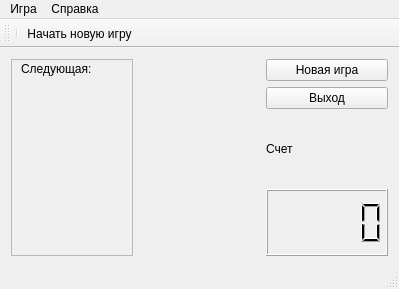
<?xml version="1.0" encoding="UTF-8"?>
<ui version="4.0">
 <class>MainWindow</class>
 <widget class="QMainWindow" name="MainWindow">
  <property name="enabled">
   <bool>true</bool>
  </property>
  <property name="geometry">
   <rect>
    <x>0</x>
    <y>0</y>
    <width>399</width>
    <height>289</height>
   </rect>
  </property>
  <property name="windowIcon">
   <iconset resource="tetrisresourses.qrc">
    <normaloff>:/Images/Images/Tetris.png</normaloff>:/Images/Images/Tetris.png</iconset>
  </property>
  <widget class="QWidget" name="centralWidget">
   <layout class="QHBoxLayout" name="horizontalLayout">
    <item>
     <layout class="QVBoxLayout" name="verticalLayout_3">
      <item>
       <widget class="QFrame" name="frame">
        <property name="frameShape">
         <enum>QFrame::StyledPanel</enum>
        </property>
        <property name="frameShadow">
         <enum>QFrame::Raised</enum>
        </property>
        <widget class="QLabel" name="label_2">
         <property name="geometry">
          <rect>
           <x>10</x>
           <y>0</y>
           <width>111</width>
           <height>20</height>
          </rect>
         </property>
         <property name="text">
          <string>Следующая:</string>
         </property>
        </widget>
        <widget class="NextFigure" name="widget" native="true">
         <property name="geometry">
          <rect>
           <x>0</x>
           <y>30</y>
           <width>81</width>
           <height>111</height>
          </rect>
         </property>
        </widget>
       </widget>
      </item>
     </layout>
    </item>
    <item>
     <layout class="QVBoxLayout" name="verticalLayout_2">
      <item>
       <widget class="GLASS" name="GlassWidget" native="true">
        <property name="focusPolicy">
         <enum>Qt::StrongFocus</enum>
        </property>
        <property name="rows" stdset="0">
         <UInt>10</UInt>
        </property>
        <property name="columns" stdset="0">
         <UInt>20</UInt>
        </property>
       </widget>
      </item>
     </layout>
    </item>
    <item>
     <layout class="QVBoxLayout" name="verticalLayout">
      <item>
       <widget class="QPushButton" name="pushButtonNextGame">
        <property name="text">
         <string>Новая игра</string>
        </property>
       </widget>
      </item>
      <item>
       <widget class="QPushButton" name="pushButtonExit">
        <property name="text">
         <string>Выход</string>
        </property>
       </widget>
      </item>
      <item>
       <widget class="QLabel" name="label">
        <property name="text">
         <string>Счет</string>
        </property>
       </widget>
      </item>
      <item>
       <widget class="QLCDNumber" name="lcdNumber"/>
      </item>
     </layout>
    </item>
   </layout>
  </widget>
  <widget class="QMenuBar" name="menuBar">
   <property name="geometry">
    <rect>
     <x>0</x>
     <y>0</y>
     <width>399</width>
     <height>21</height>
    </rect>
   </property>
   <widget class="QMenu" name="menu">
    <property name="title">
     <string>Игра</string>
    </property>
    <addaction name="action"/>
   </widget>
   <widget class="QMenu" name="menu_2">
    <property name="title">
     <string>Справка</string>
    </property>
    <addaction name="action_2"/>
   </widget>
   <addaction name="menu"/>
   <addaction name="menu_2"/>
  </widget>
  <widget class="QToolBar" name="mainToolBar">
   <attribute name="toolBarArea">
    <enum>TopToolBarArea</enum>
   </attribute>
   <attribute name="toolBarBreak">
    <bool>false</bool>
   </attribute>
   <addaction name="separator"/>
   <addaction name="action"/>
  </widget>
  <widget class="QStatusBar" name="statusBar"/>
  <action name="action">
   <property name="icon">
    <iconset resource="tetrisresourses.qrc">
     <normaloff>:/Images/Images/iconNewGame.ico</normaloff>:/Images/Images/iconNewGame.ico</iconset>
   </property>
   <property name="text">
    <string>Начать новую игру</string>
   </property>
  </action>
  <action name="action_2">
   <property name="text">
    <string>Действия в игре</string>
   </property>
  </action>
 </widget>
 <layoutdefault spacing="6" margin="11"/>
 <customwidgets>
  <customwidget>
   <class>GLASS</class>
   <extends>QWidget</extends>
   <header>glass.h</header>
   <container>1</container>
   <slots>
    <signal>drawPattern(Figure*)</signal>
    <signal>setScore(int)</signal>
    <slot>slotNewGame()</slot>
    <slot>helpMessage()</slot>
   </slots>
  </customwidget>
  <customwidget>
   <class>NextFigure</class>
   <extends>QWidget</extends>
   <header>nextfigure.h</header>
   <container>1</container>
   <slots>
    <slot>drawNextFigure(Figure*)</slot>
   </slots>
  </customwidget>
 </customwidgets>
 <resources>
  <include location="tetrisresourses.qrc"/>
 </resources>
 <connections>
  <connection>
   <sender>pushButtonNextGame</sender>
   <signal>clicked()</signal>
   <receiver>GlassWidget</receiver>
   <slot>slotNewGame()</slot>
   <hints>
    <hint type="sourcelabel">
     <x>329</x>
     <y>54</y>
    </hint>
    <hint type="destinationlabel">
     <x>199</x>
     <y>156</y>
    </hint>
   </hints>
  </connection>
  <connection>
   <sender>pushButtonExit</sender>
   <signal>clicked()</signal>
   <receiver>MainWindow</receiver>
   <slot>close()</slot>
   <hints>
    <hint type="sourcelabel">
     <x>329</x>
     <y>83</y>
    </hint>
    <hint type="destinationlabel">
     <x>199</x>
     <y>149</y>
    </hint>
   </hints>
  </connection>
  <connection>
   <sender>GlassWidget</sender>
   <signal>drawPattern(Figure*)</signal>
   <receiver>widget</receiver>
   <slot>drawNextFigure(Figure*)</slot>
   <hints>
    <hint type="sourcelabel">
     <x>199</x>
     <y>156</y>
    </hint>
    <hint type="destinationlabel">
     <x>69</x>
     <y>128</y>
    </hint>
   </hints>
  </connection>
  <connection>
   <sender>GlassWidget</sender>
   <signal>setScore(int)</signal>
   <receiver>lcdNumber</receiver>
   <slot>display(int)</slot>
   <hints>
    <hint type="sourcelabel">
     <x>199</x>
     <y>150</y>
    </hint>
    <hint type="destinationlabel">
     <x>328</x>
     <y>220</y>
    </hint>
   </hints>
  </connection>
  <connection>
   <sender>action</sender>
   <signal>triggered()</signal>
   <receiver>GlassWidget</receiver>
   <slot>slotNewGame()</slot>
   <hints>
    <hint type="sourcelabel">
     <x>-1</x>
     <y>-1</y>
    </hint>
    <hint type="destinationlabel">
     <x>199</x>
     <y>150</y>
    </hint>
   </hints>
  </connection>
  <connection>
   <sender>action_2</sender>
   <signal>triggered()</signal>
   <receiver>GlassWidget</receiver>
   <slot>helpMessage()</slot>
   <hints>
    <hint type="sourcelabel">
     <x>134</x>
     <y>43</y>
    </hint>
    <hint type="destinationlabel">
     <x>199</x>
     <y>150</y>
    </hint>
   </hints>
  </connection>
 </connections>
</ui>
